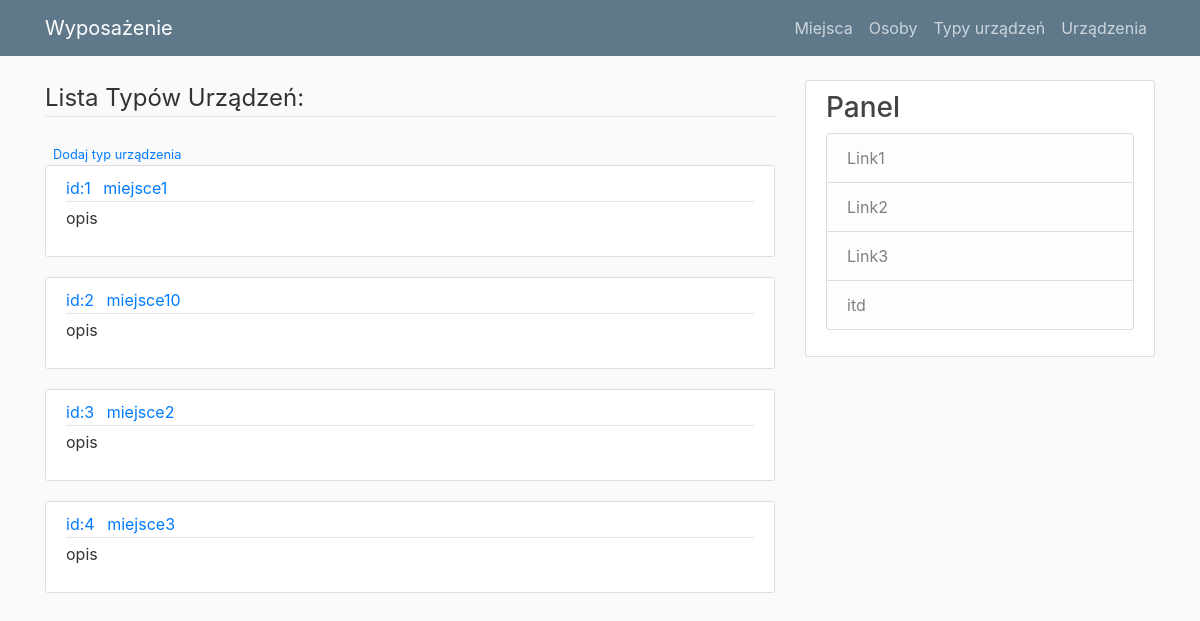
Screenshot of /pokaztypyurzadzen with the database file from the repository.
### wyposazenie/models.py (models this page shows)
class TypyUrzadzen(db.Model):
    __tablename__ = "typy_urzadzen"
    id_typ_urzadzenia = db.Column(db.Integer, primary_key = True)
    nazwa = db.Column(db.String(30), nullable=False, unique = True)
    opis = db.Column(db.String(150))

### wyposazenie/routes.py (the view)
@app.route("/pokaztypyurzadzen")
def pokaztypyurzadzen():
    typyurzadzen_query = TypyUrzadzen.query.all()
    return render_template('pokaz_typyurzadzen.html', typyurzadzen=typyurzadzen_query)

### wyposazenie/templates/pokaz_typyurzadzen.html
{% extends "layout.html" %}
{% block content %}
<legend class="border-bottom mb-4">Lista Typów Urządzeń:</legend>
<div>
    <small class="text muted">
        <a class="ml-2" href="{{ url_for('dodajtypurzadzenia') }}">Dodaj typ urządzenia</a>
    </small>
</div>
{% for typurzadzenia in typyurzadzen %}
<article class="media content-section">
    <div class="media-body">
        <div class="article-metadata">
            <a class="mr-2" href="">id:{{typurzadzenia.id_typ_urzadzenia}}</a>
            <a class="mr-2" href="#">{{typurzadzenia.nazwa}}</a>
        </div>
        <p class="article-content">{{ typurzadzenia.opis }}</p>
    </div>
</article>
{% endfor %}
{%  endblock content %}

### wyposazenie/static/main.css (style rules this page uses)
body { background: #fafafa; color: #333333; margin-top: 5rem; }
.content-section { background: #ffffff; padding: 10px 20px; border: 1px solid #dddddd; border-radius: 3px; margin-bottom: 20px; }
.article-content { white-space: pre-line; }
.article-metadata { padding-bottom: 1px; margin-bottom: 4px; border-bottom: 1px solid #e3e3e3 }

### rows the page displays
TypyUrzadzen: id_typ_urzadzenia "1", nazwa "miejsce1", opis "opis"
TypyUrzadzen: id_typ_urzadzenia "2", nazwa "miejsce10", opis "opis"
TypyUrzadzen: id_typ_urzadzenia "3", nazwa "miejsce2", opis "opis"
TypyUrzadzen: id_typ_urzadzenia "4", nazwa "miejsce3", opis "opis"
